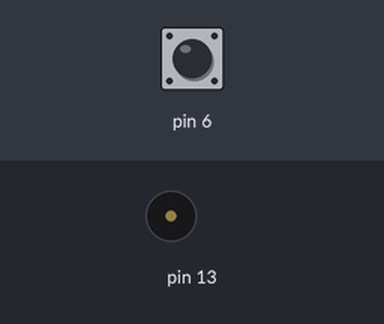
A sketch run on a simulated Arduino Uno, built with avr-gcc and run on an emulated ATmega328P. Shown: buzzer (waves = sounding). Inputs (shaded band) come from the test bench; at power-on: pin 6 HIGH. What the sketch prints to the serial monitor is not drawn.

Above: at 1.2 s.
1.3 s: pin 6 pulled LOW for 0.15 s
At 1.5 s:
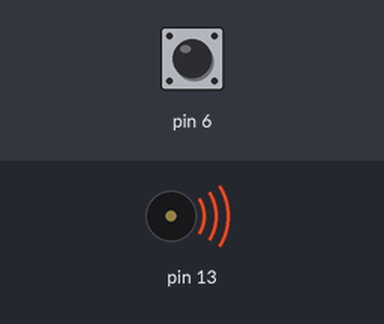
3.2 s: pin 6 pulled LOW for 3.2 s
At 7.2 s:
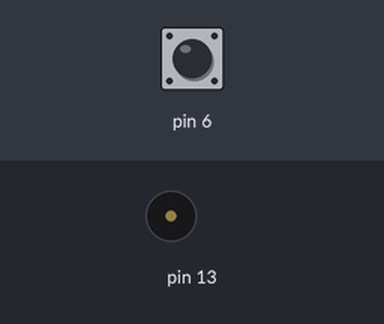
Timing chart, 0 to 8.7 s (numbered marks = the images above; inputs shaded):
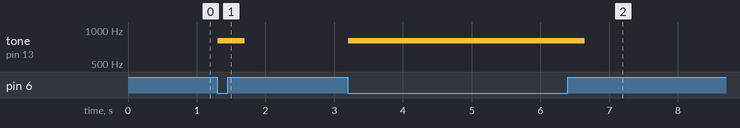

The sketch:

sep16_capacitive_piezo.ino
```cpp
#include <CapacitiveSensor.h>

/*
 * CapitiveSense Library Demo Sketch
 * Paul Badger 2008
 * Taylor Hokanson 2015
 * Uses a high value resistor e.g. 10M between send pin and receive pin
 * Resistor effects sensitivity, experiment with values, 50K - 50M. Larger resistor values yield larger sensor values.
 * Receive pin is the sensor pin - try different amounts of foil/metal on this pin
 */

CapacitiveSensor sensor1 = CapacitiveSensor(7,6);        // 1M resistor between pins 7 and 6 (6 is sensor pin), add a wire and or foil if desired
int sensorTrip = 150;// Change sensor sensitivity here
int sensorTrip2 = 500;

void setup(){
   Serial.begin(9600);
}

void loop(){

  long lastReading;

  if (lastReading < millis() + 10){        // limits frequency of sensor value checking
    long start = millis();
    long total1 =  sensor1.capacitiveSensor(30);

    //Serial.print(millis() - start);        // check on performance in milliseconds
    //Serial.print("\t");                    // tab character for debug windown spacing

    Serial.println(total1);                  // print sensor output
    //Serial.print("\t");

    if (total1 > sensorTrip && total1 < sensorTrip2){
        tone(13, 500, 10);                  // drive a piezo element at pin A, frequency B, and for C microseconds
    }else if (total1 > sensorTrip2){
        tone(13, 800, 250);
      }
    lastReading = millis();
  }
}
```

Measured:
- after the input at 1.3 s, tone on pin 13: silent → 800 Hz at once, → silent 0.39 s later
- after the input at 3.2 s, tone on pin 13: silent → 800 Hz at once, → silent 3.4 s later
